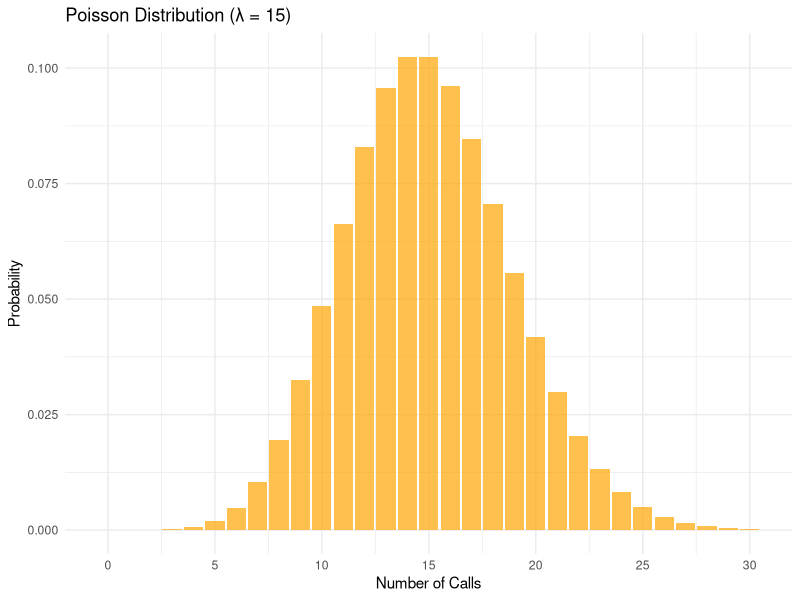
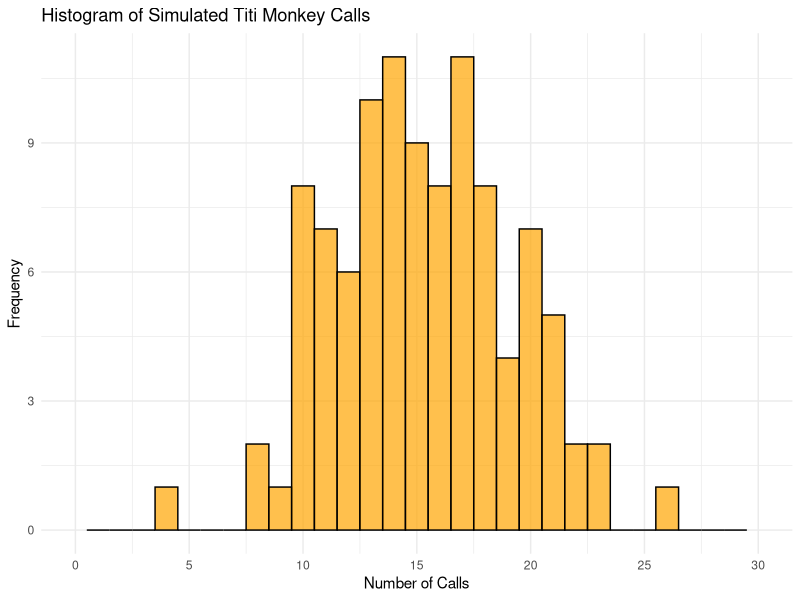

These charts were generated, in order, by the following R code:
## ---- chunk 1
knitr::opts_chunk$set(echo = TRUE)
library(ggplot2)
## ---- chunk 2
lambda <- 15
prob_more_than_8 <- 1 - ppois(8, lambda)
print(paste("Probability of hearing more than 8 calls is:", round(prob_more_than_8, 4)))
## ---- chunk 3
prob_no_calls <- dpois(0, lambda)
print(paste("Probability of hearing no calls is:", round(prob_no_calls, 4)))
## ---- chunk 4
prob_exactly_3 <- dpois(3, lambda)
print(paste("Probability of hearing exactly 3 calls is:", round(prob_exactly_3, 4)))
## ---- chunk 5
# Create data frame for ggplot
pmf_data <- data.frame(
  x = 0:30,
  probability = dpois(0:30, lambda)
)

# Create plot using ggplot2
ggplot(pmf_data, aes(x = x, y = probability)) +
  geom_col(fill = "orange", alpha = 0.7) +
  labs(title = "Poisson Distribution (λ = 15)",
       x = "Number of Calls",
       y = "Probability") +
  theme_minimal() +
  scale_x_continuous(breaks = seq(0, 30, by = 5))
## ---- chunk 6
# Set seed for reproducibility
set.seed(42)

# Simulate 104 observations
simulated_data <- rpois(104, lambda)
## ---- chunk 7
sim_data <- data.frame(calls = simulated_data)

ggplot(sim_data, aes(x = calls)) +
  geom_histogram(binwidth = 1, fill = "orange", alpha = 0.7, color = "black") +
  labs(title = "Histogram of Simulated Titi Monkey Calls",
       x = "Number of Calls",
       y = "Frequency") +
  theme_minimal() +
  scale_x_continuous(limits = c(0, 30), breaks = seq(0, 30, by = 5))
